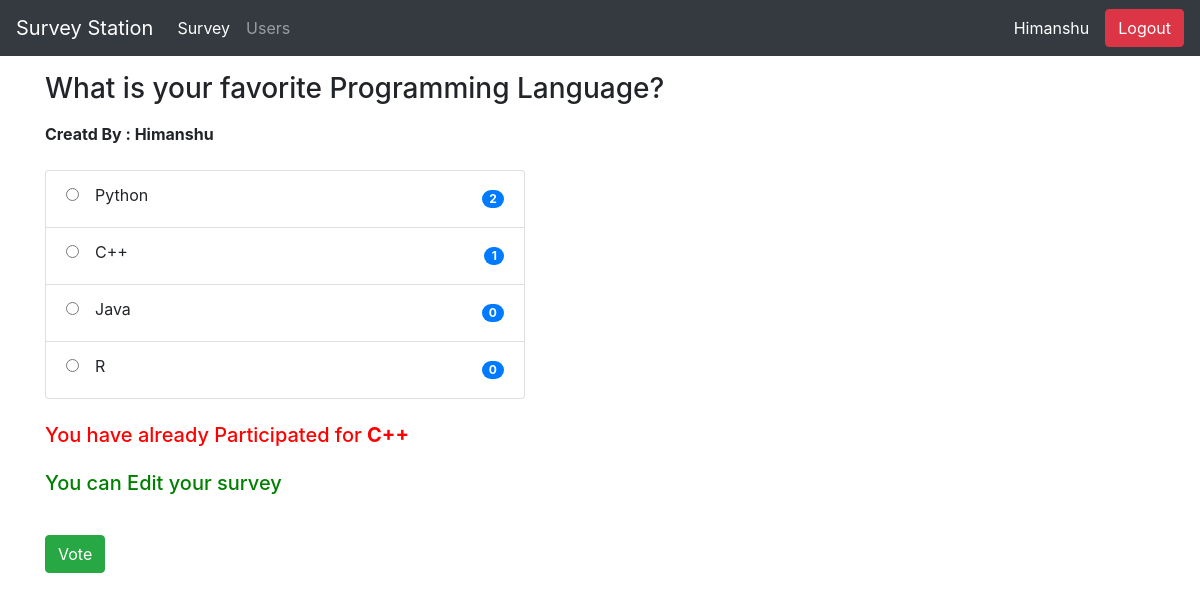
/2/ (signed in), run on the app's committed database.
### survey/models.py (models this page shows, shortened)
class Question(models.Model):
    title = models.TextField(null=True, blank=True)
    status = models.CharField(default='active', max_length=30)
    created_by = models.ForeignKey(User, null=True, blank=True, on_delete=models.CASCADE)
    created_at = models.DateTimeField(auto_now_add=True)
    updated_at = models.DateTimeField(auto_now=True)
    @property
    def choices(self):
        return self.choice_set.all()

class Choice(models.Model):
    question = models.ForeignKey('survey.Question', on_delete=models.CASCADE)
    text = models.TextField(null=True, blank=True)
    created_at = models.DateTimeField(auto_now_add=True)
    updated_at = models.DateTimeField(auto_now=True)
    def __str__(self):
        return self.text
    @property
    def votes(self):
        return self.answer_set.count()

class Answer(models.Model):
    user = models.ForeignKey(User, on_delete=models.CASCADE)
    choice = models.ForeignKey(Choice, on_delete=models.CASCADE)
    created_at = models.DateTimeField(auto_now_add=True)
    updated_at = models.DateTimeField(auto_now=True)

### survey/views.py (the view, shortened to what this page needs)
# urls.py: path('', surveyList, name='survey-list'),
@login_required(login_url="user-login")
def survey(request, id=None):
    if request.method == 'GET':
        user_id = request.user.id
        question = Question.objects.get(id=id)
        context = { 'question':question }
        if Answer.objects.filter(user_id=user_id):
            context['already_exist'] = True
            context['answer'] = Answer.objects.get(user_id=user_id)
        else:
            context['already_exist'] = False
        return render(request, 'survey/survey.html', context)

### survey/templates/survey/survey.html (shortened to what this page needs)
{% extends 'survey/base.html' %}
{% block content %}
    <h3 class="my-3"> {{ question.title}} </h3>
    <p class="mb-3"><b> Creatd By : {{ question.created_by|capfirst}}</b> </p>
    <div class="mt-4" style="width: 30rem;">
        <form method="POST" action="/{{question.id}}/">
        <ul class="list-group">
            {% for choice in question.choices %}
                <li class="list-group-item d-flex justify-content-between align-items-center">
                    <label><input class='mr-3' type="radio" name="choice" value="{{choice.id}}">{{choice.text}}</label>
                    <span class="badge badge-primary badge-pill">{{choice.votes}}</span>
                </li>
            {% empty %}
                <p> There is no choice available for this question </p>
            {% endfor %}
        </ul>
        {% if already_exist %}
            <h5 class="mt-4" style='color:red'> You have already Participated for <b>{{answer.choice}} </b></h5>
            <h5 class="my-4" style='color:green'> You can Edit your survey </h5>
        {% endif %}
        <button class="btn btn-success mt-3" type="submit">Vote</button>
        </form>
    </div>
{% endblock content %}

### survey/templates/survey/base.html (shortened to what this page needs)
<!doctype html>
<html lang="en">
  <head>
    <link rel="stylesheet" href="https://stackpath.bootstrapcdn.com/bootstrap/4.3.1/css/bootstrap.min.css">
  </head>
  <body>
<nav class="navbar navbar-expand-lg navbar-dark bg-dark">
  <a class="navbar-brand" href="{% url 'survey-list' %}">Survey Station</a>
  <div class="collapse navbar-collapse" id="navbarSupportedContent">
    <ul class="navbar-nav mr-auto">
      <li class="nav-item active">
        <a class="nav-link" href="{% url 'survey-list' %}">Survey <span class="sr-only">(current)</span></a>
      </li>
      <li class="nav-item">
        <a class="nav-link" href="{% url 'user-list' %}">Users</a>
      </li>
    </ul>
    {% if request.user.id != None %}
        <span class='mr-3'><a  style='color:white; text-decoration:none;' href="{% url 'my-profile' %}">{{request.user.first_name}}</a></span>
        <form method="POST" action="{% url 'user-logout' %}">
            <input class="btn btn-danger float-right" type="submit" value="Logout">
        </form>
    {% else %}
        <a class="btn btn-success" href="{% url 'user-login' %}" role="button">Login</a>
    {% endif %}
  </div>
</nav>
    <div class="container">
        {% block content %}
        {% endblock content %}
    </div>
  </body>
</html>

### data on the page
Question: title "What is your favorite Programming Language?", created_by "Himanshu"
Choice: text "Python", votes "2"
Choice: text "C++", votes "1"
Choice: text "Java", votes "0"
Choice: text "R", votes "0"
Answer: choice "C++"

### other printed values
{{ request.user.first_name }} "Himanshu"
